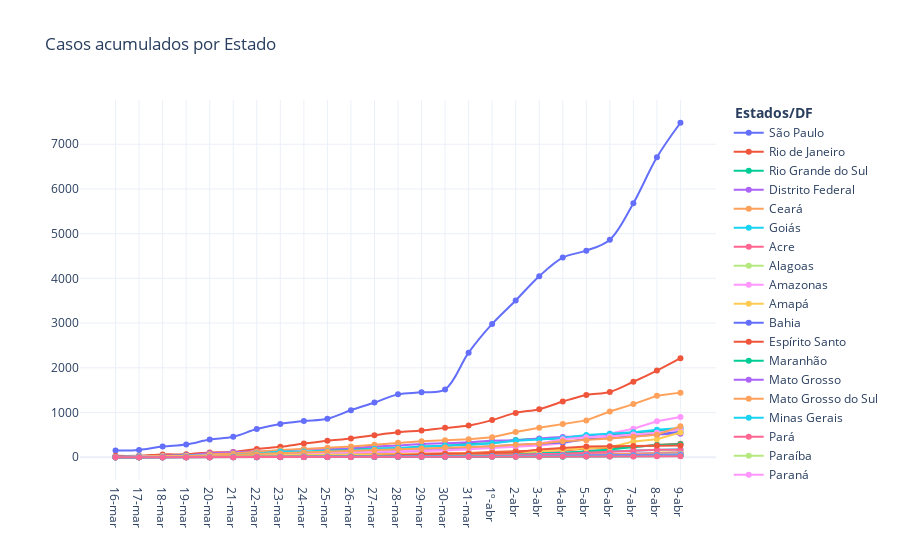

The notebook cell this image was saved under:
### Markdown cell above
![Figura1 Acumulado dos casos no Brasil por dia](IMG/AcumuladoBrasilDia.jpg)

### Code cell
# Plot confirmed cases
fig = go.Figure(
    [
        go.Scatter(x = acumulado_estados.Estado, y = acumulado_estados.SP, mode = 'markers+lines', name="São Paulo", line_shape='spline'),
        go.Scatter(x = acumulado_estados.Estado, y = acumulado_estados.RJ, mode = 'markers+lines', name="Rio de Janeiro", line_shape='spline'),
         go.Scatter(x = acumulado_estados.Estado, y = acumulado_estados.RS, mode = 'markers+lines', name="Rio Grande do Sul", line_shape='spline'),
        go.Scatter(x = acumulado_estados.Estado, y = acumulado_estados.DF, mode = 'markers+lines', name="Distrito Federal", line_shape='spline'),
        go.Scatter(x = acumulado_estados.Estado, y = acumulado_estados.CE, mode = 'markers+lines', name="Ceará"),
        go.Scatter(x = acumulado_estados.Estado, y = acumulado_estados.GO, mode = 'markers+lines', name="Goiás"),
        go.Scatter(x = acumulado_estados.Estado, y = acumulado_estados.AC, mode = 'markers+lines', name="Acre"),
        go.Scatter(x = acumulado_estados.Estado, y = acumulado_estados.AL, mode = 'markers+lines', name="Alagoas"),
        go.Scatter(x = acumulado_estados.Estado, y = acumulado_estados.AM, mode = 'markers+lines', name="Amazonas"),
        go.Scatter(x = acumulado_estados.Estado, y = acumulado_estados.AP, mode = 'markers+lines', name="Amapá"),
        go.Scatter(x = acumulado_estados.Estado, y = acumulado_estados.BA, mode = 'markers+lines', name="Bahia"),
        
        go.Scatter(x = acumulado_estados.Estado, y = acumulado_estados.ES, mode = 'markers+lines', name="Espírito Santo"),
        go.Scatter(x = acumulado_estados.Estado, y = acumulado_estados.MA, mode = 'markers+lines', name="Maranhão"),
        go.Scatter(x = acumulado_estados.Estado, y = acumulado_estados.MT, mode = 'markers+lines', name="Mato Grosso"),
        go.Scatter(x = acumulado_estados.Estado, y = acumulado_estados.MS, mode = 'markers+lines', name="Mato Grosso do Sul"),
        go.Scatter(x = acumulado_estados.Estado, y = acumulado_estados.MG, mode = 'markers+lines', name="Minas Gerais"),
        go.Scatter(x = acumulado_estados.Estado, y = acumulado_estados.PA, mode = 'markers+lines', name="Pará"),
        go.Scatter(x = acumulado_estados.Estado, y = acumulado_estados.PB, mode = 'markers+lines', name="Paraíba"),
        go.Scatter(x = acumulado_estados.Estado, y = acumulado_estados.PR, mode = 'markers+lines', name="Paraná"),
        go.Scatter(x = acumulado_estados.Estado, y = acumulado_estados.PE, mode = 'markers+lines', name="Pernambuco"),
        go.Scatter(x = acumulado_estados.Estado, y = acumulado_estados.PI, mode = 'markers+lines', name="Piauí"),
        go.Scatter(x = acumulado_estados.Estado, y = acumulado_estados.RN, mode = 'markers+lines', name="Rio Grande do Norte"),
        
        go.Scatter(x = acumulado_estados.Estado, y = acumulado_estados.RO, mode = 'markers+lines', name="Rondônia"),
        go.Scatter(x = acumulado_estados.Estado, y = acumulado_estados.RR, mode = 'markers+lines', name="Roraima"),
        go.Scatter(x = acumulado_estados.Estado, y = acumulado_estados.SC, mode = 'markers+lines', name="Santa Catarina"),
        go.Scatter(x = acumulado_estados.Estado, y = acumulado_estados.SE, mode = 'markers+lines', name="Sergipe"),
        go.Scatter(x = acumulado_estados.Estado, y = acumulado_estados.TO, mode = 'markers+lines', name="Tocantins"),
    ]
)

fig.update_layout(title='Casos acumulados por Estado',legend_title='<b> Estados/DF </b>',
                   
                   showlegend=True, template="plotly_white",direction='clockwise')

fig.show()

### Figure 1 — Plotly figure (JSON) as saved in the notebook; plotly's stock layout.template omitted (floating-point values rounded to 4 significant figures)
{"data": [{"line": {"shape": "spline"}, "mode": "markers+lines", "name": "São Paulo", "type": "scatter", "x": ["16-mar", "17-mar", "18-mar", "19-mar", "20-mar", "21-mar", "22-mar", "23-mar", "24-mar", "25-mar", "26-mar", "27-mar", "28-mar", "29-mar", "30-mar", "31-mar", "1º-abr", "2-abr", "3-abr", "4-abr", "5-abr", "6-abr", "7-abr", "8-abr", "9-abr"], "y": [152, 164, 240, 286, 396, 459, 631, 745, 810, 862, 1052, 1223, 1406, 1451, 1517, 2339, 2981, 3506, 4048, 4466, 4620, 4866, 5682, 6708, 7480]}, {"line": {"shape": "spline"}, "mode": "markers+lines", "name": "Rio de Janeiro", "type": "scatter", "x": ["16-mar", "17-mar", "18-mar", "19-mar", "20-mar", "21-mar", "22-mar", "23-mar", "24-mar", "25-mar", "26-mar", "27-mar", "28-mar", "29-mar", "30-mar", "31-mar", "1º-abr", "2-abr", "3-abr", "4-abr", "5-abr", "6-abr", "7-abr", "8-abr", "9-abr"], "y": [31, 33, 63, 66, 109, 119, 186, 233, 305, 370, 421, 493, 558, 600, 657, 708, 832, 992, 1074, 1246, 1394, 1461, 1688, 1938, 2216]}, {"line": {"shape": "spline"}, "mode": "markers+lines", "name": "Rio Grande do Sul", "type": "scatter", "x": ["16-mar", "17-mar", "18-mar", "19-mar", "20-mar", "21-mar", "22-mar", "23-mar", "24-mar", "25-mar", "26-mar", "27-mar", "28-mar", "29-mar", "30-mar", "31-mar", "1º-abr", "2-abr", "3-abr", "4-abr", "5-abr", "6-abr", "7-abr", "8-abr", "9-abr"], "y": [6, 19, 28, 37, 56, 71, 77, 96, 112, 162, 190, 197, 200, 239, 254, 305, 316, 386, 410, 418, 468, 501, 555, 581, 636]}, {"line": {"shape": "spline"}, "mode": "markers+lines", "name": "Distrito Federal", "type": "scatter", "x": ["16-mar", "17-mar", "18-mar", "19-mar", "20-mar", "21-mar", "22-mar", "23-mar", "24-mar", "25-mar", "26-mar", "27-mar", "28-mar", "29-mar", "30-mar", "31-mar", "1º-abr", "2-abr", "3-abr", "4-abr", "5-abr", "6-abr", "7-abr", "8-abr", "9-abr"], "y": [13, 19, 36, 42, 87, 112, 131, 146, 177, 191, 203, 242, 260, 298, 312, 333, 370, 377, 422, 454, 468, 485, 492, 511, 527]}, {"mode": "markers+lines", "name": "Ceará", "type": "scatter", "x": ["16-mar", "17-mar", "18-mar", "19-mar", "20-mar", "21-mar", "22-mar", "23-mar", "24-mar", "25-mar", "26-mar", "27-mar", "28-mar", "29-mar", "30-mar", "31-mar", "1º-abr", "2-abr", "3-abr", "4-abr", "5-abr", "6-abr", "7-abr", "8-abr", "9-abr"], "y": [0, 11, 20, 24, 68, 84, 125, 164, 185, 211, 238, 282, 322, 359, 382, 401, 445, 563, 658, 745, 824, 1023, 1188, 1374, 1445]}, {"mode": "markers+lines", "name": "Goiás", "type": "scatter", "x": ["16-mar", "17-mar", "18-mar", "19-mar", "20-mar", "21-mar", "22-mar", "23-mar", "24-mar", "25-mar", "26-mar", "27-mar", "28-mar", "29-mar", "30-mar", "31-mar", "1º-abr", "2-abr", "3-abr", "4-abr", "5-abr", "6-abr", "7-abr", "8-abr", "9-abr"], "y": [3, 10, 12, 15, 15, 18, 21, 23, 29, 29, 38, 49, 56, 58, 60, 65, 73, 73, 88, 103, 115, 119, 133, 159, 179]}, {"mode": "markers+lines", "name": "Acre", "type": "scatter", "x": ["16-mar", "17-mar", "18-mar", "19-mar", "20-mar", "21-mar", "22-mar", "23-mar", "24-mar", "25-mar", "26-mar", "27-mar", "28-mar", "29-mar", "30-mar", "31-mar", "1º-abr", "2-abr", "3-abr", "4-abr", "5-abr", "6-abr", "7-abr", "8-abr", "9-abr"], "y": [0, 3, 3, 3, 7, 11, 11, 17, 21, 23, 23, 25, 25, 34, 41, 42, 43, 45, 46, 46, 48, 50, 50, 58, 62]}, {"mode": "markers+lines", "name": "Alagoas", "type": "scatter", "x": ["16-mar", "17-mar", "18-mar", "19-mar", "20-mar", "21-mar", "22-mar", "23-mar", "24-mar", "25-mar", "26-mar", "27-mar", "28-mar", "29-mar", "30-mar", "31-mar", "1º-abr", "2-abr", "3-abr", "4-abr", "5-abr", "6-abr", "7-abr", "8-abr", "9-abr"], "y": [1, 1, 1, 4, 6, 7, 7, 8, 10, 11, 11, 12, 14, 14, 17, 18, 18, 18, 23, 23, 28, 31, 34, 34, 37]}, {"mode": "markers+lines", "name": "Amazonas", "type": "scatter", "x": ["16-mar", "17-mar", "18-mar", "19-mar", "20-mar", "21-mar", "22-mar", "23-mar", "24-mar", "25-mar", "26-mar", "27-mar", "28-mar", "29-mar", "30-mar", "31-mar", "1º-abr", "2-abr", "3-abr", "4-abr", "5-abr", "6-abr", "7-abr", "8-abr", "9-abr"], "y": [1, 1, 2, 3, 7, 26, 26, 32, 47, 54, 67, 81, 111, 140, 151, 175, 200, 229, 260, 311, 417, 532, 636, 804, 899]}, {"mode": "markers+lines", "name": "Amapá", "type": "scatter", "x": ["16-mar", "17-mar", "18-mar", "19-mar", "20-mar", "21-mar", "22-mar", "23-mar", "24-mar", "25-mar", "26-mar", "27-mar", "28-mar", "29-mar", "30-mar", "31-mar", "1º-abr", "2-abr", "3-abr", "4-abr", "5-abr", "6-abr", "7-abr", "8-abr", "9-abr"], "y": [0, 0, 0, 0, 1, 1, 1, 1, 1, 2, 2, 3, 4, 4, 8, 10, 11, 12, 19, 29, 31, 30, 51, 107, 110]}, {"mode": "markers+lines", "name": "Bahia", "type": "scatter", "x": ["16-mar", "17-mar", "18-mar", "19-mar", "20-mar", "21-mar", "22-mar", "23-mar", "24-mar", "25-mar", "26-mar", "27-mar", "28-mar", "29-mar", "30-mar", "31-mar", "1º-abr", "2-abr", "3-abr", "4-abr", "5-abr", "6-abr", "7-abr", "8-abr", "9-abr"], "y": [2, 16, 27, 31, 34, 49, 55, 63, 79, 91, 108, 123, 127, 156, 176, 217, 246, 267, 290, 332, 401, 437, 462, 515, 568]}, {"mode": "markers+lines", "name": "Espírito Santo", "type": "scatter", "x": ["16-mar", "17-mar", "18-mar", "19-mar", "20-mar", "21-mar", "22-mar", "23-mar", "24-mar", "25-mar", "26-mar", "27-mar", "28-mar", "29-mar", "30-mar", "31-mar", "1º-abr", "2-abr", "3-abr", "4-abr", "5-abr", "6-abr", "7-abr", "8-abr", "9-abr"], "y": [1, 8, 11, 13, 16, 26, 26, 33, 40, 40, 48, 54, 61, 72, 85, 97, 120, 139, 153, 153, 194, 209, 227, 273, 300]}, {"mode": "markers+lines", "name": "Maranhão", "type": "scatter", "x": ["16-mar", "17-mar", "18-mar", "19-mar", "20-mar", "21-mar", "22-mar", "23-mar", "24-mar", "25-mar", "26-mar", "27-mar", "28-mar", "29-mar", "30-mar", "31-mar", "1º-abr", "2-abr", "3-abr", "4-abr", "5-abr", "6-abr", "7-abr", "8-abr", "9-abr"], "y": [0, 0, 0, 0, 0, 2, 2, 8, 8, 8, 10, 14, 14, 22, 31, 52, 71, 81, 88, 96, 133, 172, 230, 273, 293]}, {"mode": "markers+lines", "name": "Mato Grosso", "type": "scatter", "x": ["16-mar", "17-mar", "18-mar", "19-mar", "20-mar", "21-mar", "22-mar", "23-mar", "24-mar", "25-mar", "26-mar", "27-mar", "28-mar", "29-mar", "30-mar", "31-mar", "1º-abr", "2-abr", "3-abr", "4-abr", "5-abr", "6-abr", "7-abr", "8-abr", "9-abr"], "y": [0, 0, 0, 0, 1, 2, 2, 6, 7, 9, 11, 11, 11, 11, 18, 25, 28, 41, 44, 60, 60, 76, 78, 90, 108]}, {"mode": "markers+lines", "name": "Mato Grosso do Sul", "type": "scatter", "x": ["16-mar", "17-mar", "18-mar", "19-mar", "20-mar", "21-mar", "22-mar", "23-mar", "24-mar", "25-mar", "26-mar", "27-mar", "28-mar", "29-mar", "30-mar", "31-mar", "1º-abr", "2-abr", "3-abr", "4-abr", "5-abr", "6-abr", "7-abr", "8-abr", "9-abr"], "y": [2, 6, 7, 9, 12, 16, 21, 21, 24, 24, 25, 28, 31, 36, 44, 48, 51, 53, 60, 62, 65, 66, 80, 85, 89]}, {"mode": "markers+lines", "name": "Minas Gerais", "type": "scatter", "x": ["16-mar", "17-mar", "18-mar", "19-mar", "20-mar", "21-mar", "22-mar", "23-mar", "24-mar", "25-mar", "26-mar", "27-mar", "28-mar", "29-mar", "30-mar", "31-mar", "1º-abr", "2-abr", "3-abr", "4-abr", "5-abr", "6-abr", "7-abr", "8-abr", "9-abr"], "y": [5, 14, 19, 29, 38, 55, 83, 128, 130, 133, 153, 189, 205, 231, 261, 275, 314, 370, 397, 430, 498, 525, 559, 614, 655]}, {"mode": "markers+lines", "name": "Pará", "type": "scatter", "x": ["16-mar", "17-mar", "18-mar", "19-mar", "20-mar", "21-mar", "22-mar", "23-mar", "24-mar", "25-mar", "26-mar", "27-mar", "28-mar", "29-mar", "30-mar", "31-mar", "1º-abr", "2-abr", "3-abr", "4-abr", "5-abr", "6-abr", "7-abr", "8-abr", "9-abr"], "y": [0, 0, 1, 1, 2, 4, 4, 5, 5, 7, 13, 16, 17, 20, 26, 34, 40, 49, 75, 80, 102, 123, 154, 165, 169]}, {"mode": "markers+lines", "name": "Paraíba", "type": "scatter", "x": ["16-mar", "17-mar", "18-mar", "19-mar", "20-mar", "21-mar", "22-mar", "23-mar", "24-mar", "25-mar", "26-mar", "27-mar", "28-mar", "29-mar", "30-mar", "31-mar", "1º-abr", "2-abr", "3-abr", "4-abr", "5-abr", "6-abr", "7-abr", "8-abr", "9-abr"], "y": [0, 0, 1, 1, 1, 1, 1, 2, 3, 5, 6, 10, 14, 14, 17, 19, 21, 29, 32, 34, 35, 36, 41, 55, 79]}, {"mode": "markers+lines", "name": "Paraná", "type": "scatter", "x": ["16-mar", "17-mar", "18-mar", "19-mar", "20-mar", "21-mar", "22-mar", "23-mar", "24-mar", "25-mar", "26-mar", "27-mar", "28-mar", "29-mar", "30-mar", "31-mar", "1º-abr", "2-abr", "3-abr", "4-abr", "5-abr", "6-abr", "7-abr", "8-abr", "9-abr"], "y": [6, 12, 14, 23, 36, 43, 54, 60, 70, 97, 106, 125, 137, 152, 160, 185, 229, 258, 307, 401, 445, 466, 511, 550, 621]}, {"mode": "markers+lines", "name": "Pernambuco", "type": "scatter", "x": ["16-mar", "17-mar", "18-mar", "19-mar", "20-mar", "21-mar", "22-mar", "23-mar", "24-mar", "25-mar", "26-mar", "27-mar", "28-mar", "29-mar", "30-mar", "31-mar", "1º-abr", "2-abr", "3-abr", "4-abr", "5-abr", "6-abr", "7-abr", "8-abr", "9-abr"], "y": [2, 19, 22, 28, 31, 33, 37, 42, 42, 46, 48, 57, 68, 73, 77, 87, 95, 106, 136, 176, 201, 223, 352, 401, 555]}, {"mode": "markers+lines", "name": "Piauí", "type": "scatter", "x": ["16-mar", "17-mar", "18-mar", "19-mar", "20-mar", "21-mar", "22-mar", "23-mar", "24-mar", "25-mar", "26-mar", "27-mar", "28-mar", "29-mar", "30-mar", "31-mar", "1º-abr", "2-abr", "3-abr", "4-abr", "5-abr", "6-abr", "7-abr", "8-abr", "9-abr"], "y": [0, 0, 0, 3, 4, 4, 6, 6, 8, 8, 9, 9, 11, 16, 18, 18, 19, 19, 22, 24, 24, 26, 31, 38, 40]}, {"mode": "markers+lines", "name": "Rio Grande do Norte", "type": "scatter", "x": ["16-mar", "17-mar", "18-mar", "19-mar", "20-mar", "21-mar", "22-mar", "23-mar", "24-mar", "25-mar", "26-mar", "27-mar", "28-mar", "29-mar", "30-mar", "31-mar", "1º-abr", "2-abr", "3-abr", "4-abr", "5-abr", "6-abr", "7-abr", "8-abr", "9-abr"], "y": [1, 1, 1, 1, 1, 9, 9, 13, 14, 14, 19, 28, 45, 68, 77, 82, 92, 106, 176, 215, 242, 246, 254, 261, 261]}, {"mode": "markers+lines", "name": "Rondônia", "type": "scatter", "x": ["16-mar", "17-mar", "18-mar", "19-mar", "20-mar", "21-mar", "22-mar", "23-mar", "24-mar", "25-mar", "26-mar", "27-mar", "28-mar", "29-mar", "30-mar", "31-mar", "1º-abr", "2-abr", "3-abr", "4-abr", "5-abr", "6-abr", "7-abr", "8-abr", "9-abr"], "y": [0, 0, 0, 0, 1, 3, 3, 3, 5, 5, 6, 6, 6, 6, 8, 9, 9, 10, 10, 11, 14, 18, 23, 26, 28]}, {"mode": "markers+lines", "name": "Roraima", "type": "scatter", "x": ["16-mar", "17-mar", "18-mar", "19-mar", "20-mar", "21-mar", "22-mar", "23-mar", "24-mar", "25-mar", "26-mar", "27-mar", "28-mar", "29-mar", "30-mar", "31-mar", "1º-abr", "2-abr", "3-abr", "4-abr", "5-abr", "6-abr", "7-abr", "8-abr", "9-abr"], "y": [0, 0, 0, 0, 0, 2, 2, 2, 8, 8, 8, 12, 16, 16, 16, 22, 26, 30, 37, 42, 42, 42, 49, 52, 63]}, {"mode": "markers+lines", "name": "Santa Catarina", "type": "scatter", "x": ["16-mar", "17-mar", "18-mar", "19-mar", "20-mar", "21-mar", "22-mar", "23-mar", "24-mar", "25-mar", "26-mar", "27-mar", "28-mar", "29-mar", "30-mar", "31-mar", "1º-abr", "2-abr", "3-abr", "4-abr", "5-abr", "6-abr", "7-abr", "8-abr", "9-abr"], "y": [7, 7, 14, 21, 40, 57, 68, 86, 109, 122, 149, 163, 184, 197, 219, 235, 247, 281, 301, 356, 379, 417, 457, 501, 693]}, {"mode": "markers+lines", "name": "Sergipe", "type": "scatter", "x": ["16-mar", "17-mar", "18-mar", "19-mar", "20-mar", "21-mar", "22-mar", "23-mar", "24-mar", "25-mar", "26-mar", "27-mar", "28-mar", "29-mar", "30-mar", "31-mar", "1º-abr", "2-abr", "3-abr", "4-abr", "5-abr", "6-abr", "7-abr", "8-abr", "9-abr"], "y": [1, 5, 6, 6, 7, 10, 10, 10, 15, 16, 16, 16, 16, 16, 18, 20, 22, 24, 27, 32, 32, 32, 36, 39, 40]}, {"mode": "markers+lines", "name": "Tocantins", "type": "scatter", "x": ["16-mar", "17-mar", "18-mar", "19-mar", "20-mar", "21-mar", "22-mar", "23-mar", "24-mar", "25-mar", "26-mar", "27-mar", "28-mar", "29-mar", "30-mar", "31-mar", "1º-abr", "2-abr", "3-abr", "4-abr", "5-abr", "6-abr", "7-abr", "8-abr", "9-abr"], "y": [0, 0, 1, 1, 1, 2, 5, 7, 7, 7, 8, 9, 9, 10, 11, 12, 12, 12, 13, 16, 17, 18, 19, 23, 23]}], "layout": {"direction": "clockwise", "legend": {"title": {"text": "<b> Estados/DF </b>"}}, "showlegend": true, "title": {"text": "Casos acumulados por Estado"}}}
